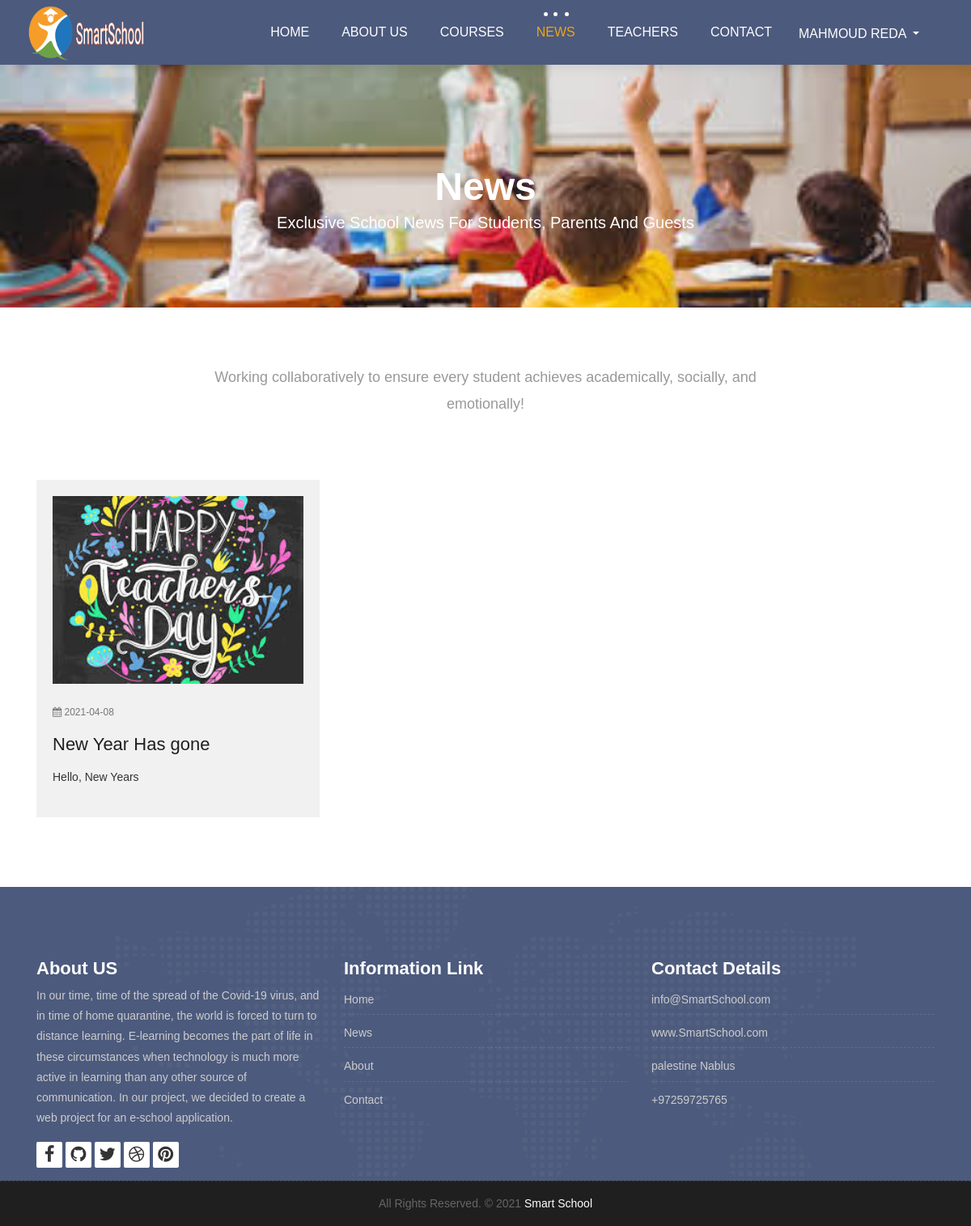
/blog.php (signed in), run on the app's committed database.
### tables this page shows
CREATE TABLE `teachers` (
  `id` int(11) NOT NULL,
  `name` varchar(100) NOT NULL,
  `image` varchar(200) NOT NULL,
  `subject` int(11) DEFAULT NULL,
  `phone` varchar(11) NOT NULL,
  `email` varchar(50) NOT NULL,
  `password` varchar(150) NOT NULL,
  `gender` tinyint(1) NOT NULL,
  `fb_link` varchar(150) NOT NULL,
  `position` tinyint(1) NOT NULL DEFAULT 0 COMMENT '0 is teacher 1 is admin',
  `visibility` tinyint(4) NOT NULL DEFAULT 1 COMMENT ' 0 is invisible, 1 is visible',
  `date` date NOT NULL
);

CREATE TABLE `news` (
  `id` int(11) NOT NULL,
  `image` varchar(200) NOT NULL,
  `title` varchar(150) NOT NULL,
  `description` varchar(255) NOT NULL,
  `date` date NOT NULL
);

### includes/init.php (called while the page is built, shortened)
<?php
include 'templates/_header.php';

### blog.php (the view)
<?php
$pageName = 'news';
require 'includes/init.php';
function getNews () {
    global $conn;
    $getNews = $conn->prepare("SELECT
        image, title, description, date
        FROM
        news
        ORDER BY id DESC");
    $getNews->execute();
    if($getNews->rowCount() > 0){
        return $getNews->fetchAll();
    }else{
        return 0;
    }
}
?>
<div class="all-title-box">
    <div class="container text-center">
        <h1>
           News
           <span class="m_1">Exclusive school news for students, parents and guests </span>
        </h1>
    </div>
</div>
<div id="overviews" class="section wb">
    <div class="container">
        <div class="section-title row text-center">
            <div class="col-md-8 offset-md-2">
                <p class="lead">Working collaboratively to ensure every student achieves academically, socially, and emotionally!</p>
            </div>
        </div>
        <hr class="invis">
        <div class="row">
            <?php
            $news = getNews();
            if($news !== 0){
                foreach ($news as $item) {
                    ?>
                    <div class="col-lg-4 col-md-6 col-12 mb-3">
                        <div class="blog-item">
                            <div class="image-blog">
                                <img src="<?php echo 'images/news/' . $item['image'];?>" alt="<?php echo $item['title'] . ' Image';?>" class="img-fluid">
                            </div>
                            <div class="meta-info-blog">
                                <span>
                                    <i class="fa fa-calendar"></i>
                                    <span><?php echo $item['date'];?></span>
                                </span>
                            </div>
                            <div class="blog-title">
                                <h2><?php echo $item['title'];?></h2>
                            </div>
                            <div class="blog-desc">
                                <p><?php echo nl2br($item['description']);?></p>
                            </div>
                        </div>
                    </div>
                    <?php
                }
            }else{
                ?>
                <div class="col-12">
                    <div class="alert alert-info">There Is No News Yet</div>
                </div>
                <?php
            }
            ?>
        </div>
    </div>
</div>
<?php include 'templates/_footer.php';?>

### templates/_navbar.php (shortened to what this page needs)
<?php
function getUser () {
    global $conn;
    if($_SESSION['smart_school_position'] === 0){
        $position = 'students';
    }else if ($_SESSION['smart_school_position'] === 1){
        $position = 'teachers';
    }else{header('location:user.php?page=logout');}
    $getUser = $conn->prepare("SELECT
        name
        FROM
        $position
        WHERE
        id = ?");
    $getUser->execute([$_SESSION['smart_school_user']]);
    return $getUser->fetch();
}
?>
<nav class="navbar navbar-expand-lg navbar-light bg-light">
    <div class="container-fluid">
        <a class="navbar-brand" href="index.php">
            <img src="images/logoo1.png"  alt="" style="width: 150px; height: 70px;"  />
        </a>
        <div class="collapse navbar-collapse" id="navbars-host">
            <ul class="navbar-nav ml-auto">
                <li class="nav-item <?php if(isset($pageName) && $pageName == 'home'){echo 'active';}?>"><a class="nav-link" href="index.php">Home</a></li>
                <li class="nav-item <?php if(isset($pageName) && $pageName == 'about'){echo 'active';}?>"><a class="nav-link" href="about.php">About Us</a></li>
                <li class="nav-item dropdown <?php if(isset($pageName) && $pageName == 'courses'){echo 'active';}?>">
                    <a class="nav-link dropdown-toggle" href="#" id="dropdown-a" data-toggle="dropdown">Courses </a>
                </li>
                <li class="nav-item <?php if(isset($pageName) && $pageName == 'news'){echo 'active';}?>"><a class="nav-link" href="blog.php">News</a></li>
                <li class="nav-item <?php if(isset($pageName) && $pageName == 'teachers'){echo 'active';}?>"><a class="nav-link" href="teachers.php">Teachers</a></li>
                <li class="nav-item <?php if(isset($pageName) && $pageName == 'contact'){echo 'active';}?>"><a class="nav-link" href="contact.php">Contact</a></li>
                <?php
                if(isset($_SESSION['smart_school_user'])){
                    ?>
                    <li class="ml-0 nav-item">
                        <div class="btn-group">
                          <button class="btn mt-1 text-uppercase text-white bg-transparent dropdown-toggle" type="button" data-toggle="dropdown" aria-haspopup="true" aria-expanded="false">
                            <?php echo getUser()['name'];?>
                          </button>
                        </div>
                    </li>
                    <?php
                }
                ?>
            </ul>
        </div>
    </div>
</nav>

### data on the page
teachers: name "MAHMOUD REDA"
news: image (picture), date "2021-04-08", title "New Year Has gone", description "Hello, New Years"
